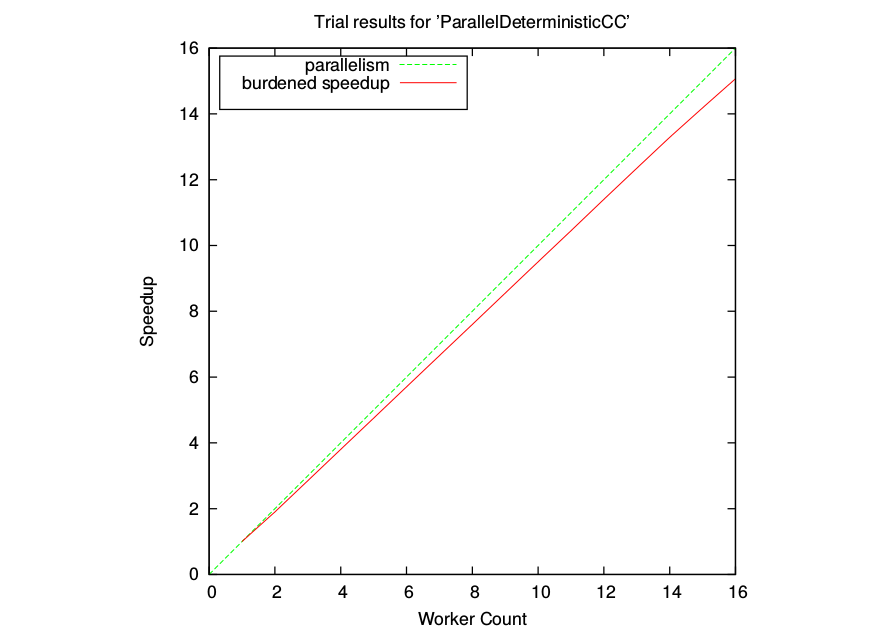

Write gnuplot code to recreate this figure.
#set terminal png size 600, 600
#set output "ParallelDeterministicCC.png"
set terminal postscript eps enhanced color
set output "ParallelDeterministicCC.eps"

set datafile separator ","
set size square 1.0, 1.0
set title "Trial results for 'ParallelDeterministicCC'"
set xlabel "Worker Count"
set ylabel "Speedup"
set key left top box
set pointsize 1.8
plot [0:16] [0:16] x title "parallelism" lt 2, 13876.53551 notitle lt 2, "ParallelDeterministicCC.csv" using 1:2 title "burdened speedup" with lines lt 1, "ParallelDeterministicCC.csv" using 1:4 with points pt 1 title "trials"
